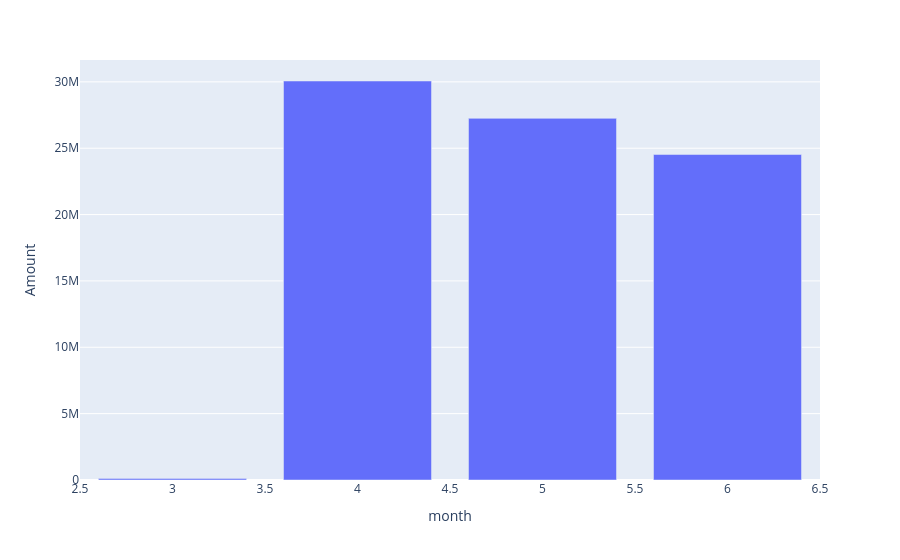

The code cell stored with this chart in its notebook:
### Code cell
sales_by_month = df.groupby('month')['Amount'].sum().reset_index()
px.bar(sales_by_month,x='month',y='Amount')

### Figure 1 — Plotly figure (JSON) as saved in the notebook; plotly's stock layout.template omitted (floating-point values rounded to 4 significant figures)
{"data": [{"hovertemplate": "month=%{x}<br>Amount=%{y}<extra></extra>", "legendgroup": "", "marker": {"color": "#636efa", "pattern": {"shape": ""}}, "name": "", "orientation": "v", "showlegend": false, "textposition": "auto", "type": "bar", "x": [3, 4, 5, 6], "xaxis": "x", "y": [106000.0, 30060000.0, 27250000.0, 24520000.0], "yaxis": "y"}], "layout": {"barmode": "relative", "legend": {"tracegroupgap": 0}, "margin": {"t": 60}, "xaxis": {"anchor": "y", "domain": [0, 1], "title": {"text": "month"}}, "yaxis": {"anchor": "x", "domain": [0, 1], "title": {"text": "Amount"}}}}
